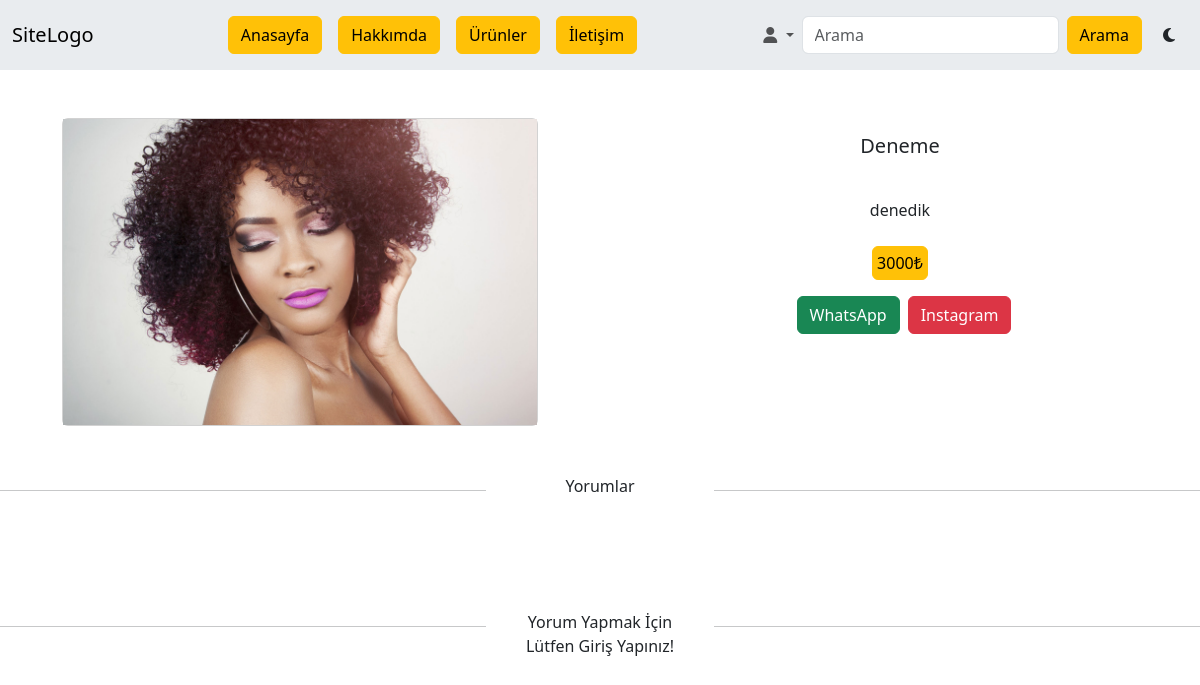
The page /urundetay/3 on the database as committed earlier.
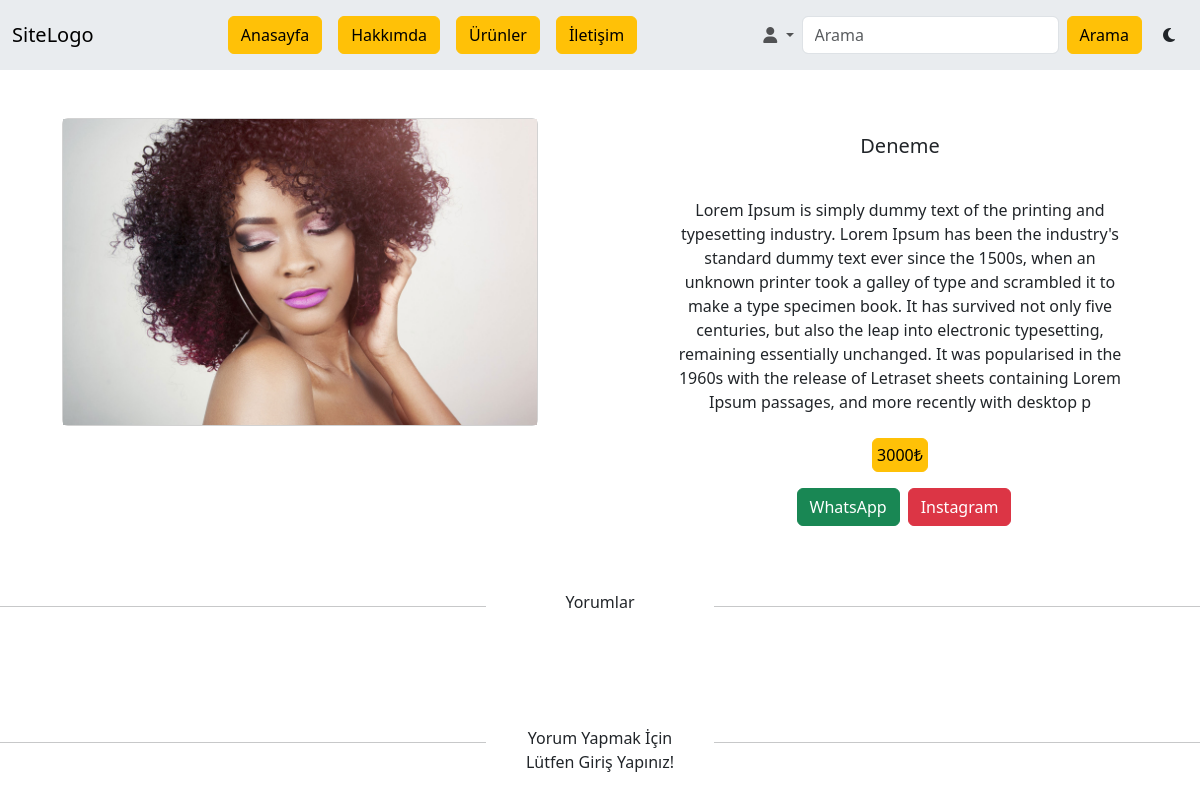
The same page on the database as committed later.
### siteApp/models.py (models this page shows, shortened)
class Tasarim(models.Model):
    image = models.ImageField(("Resim Dosya"), upload_to="", height_field=None, width_field=None, max_length=None)
    fiyat = models.IntegerField(("Fiyat"), blank=True)
    sanatci = models.ForeignKey(User, verbose_name=("Sanatci"), on_delete=models.CASCADE)
    sanatEseriBaslik = models.CharField(("Sanat Eseri Başlığı"), max_length=500)
    sanatEseriAciklamasi = models.TextField(("Sanat Eseri İçeriği"), max_length=500)
    createdAt = models.DateTimeField(("Oluşturulma Tarihi"), auto_now=True)

### siteApp/views.py (the view)
# urls.py: path('urundetay/<urunId>', urundetay, name="urundetay"),
def urundetay(request, urunId):
    urunDetay = {}
    dbFilter = Tasarim.objects.filter(id = urunId).first()
    urunDetay['urunDetayi'] = dbFilter
    if request.method == "POST":
        yorumBaslik = request.POST.get('yorumBaslik')
        yorumIcerik = request.POST.get('yorumIcerik')
        YorumYap.objects.create(urun = dbFilter, yorumSahibi = request.user, yorumBaslik = yorumBaslik, yorumIcerik = yorumIcerik)
        return redirect('urundetay', urunId)
    urunveyorum = YorumYap.objects.filter(urun__id = urunId).all()
    urunDetay["yorumlar"] = urunveyorum
    return render(request, "urundetay.html" , urunDetay)

### siteApp/templates/urundetay.html (shortened to what this page needs)
{% extends "base.html" %}
{% block site-icerik %}
<div class="row mt-5 justify-content-around m-0">
    <div class="col-md-5">
        <div class="card" style="max-width: 36rem;">
            <div class="bg-image hover-overlay ripple rounded-0" data-mdb-ripple-color="light">
                <img class="img-fluid" src=/{{urunDetayi.image}} alt="Card image cap" />
            </div>
        </div>
    </div>
    <div class="col-md-5">
        <div class="card border-0">
            <div class="card-body d-flex flex-row justify-content-center">
                <div>
                    <h5 class="card-title font-weight-bold mb-2">{{urunDetayi.sanatEseriBaslik}}</h5>
                </div>
            </div>
            <div class="card-body text-center">
                <p class="card-text">
                    {{urunDetayi.sanatEseriAciklamasi}}
                </p>
                <div class="d-flex justify-content-center align-items-center text-center">
                    <button class="btn btn-warning p-md-1 my-1 text-decoration-none mb-3 mt-2" role="button">
                        {{urunDetayi.fiyat}}₺
                    </button>
                </div>
                <div class="d-flex justify-content-center">
                    <button class="btn btn-success mx-2">WhatsApp</button>
                    <button class="btn btn-danger">Instagram</button>
                </div>
            </div>
        </div>
    </div>
</div>
<div class="row justify-content-center mt-5">
    <div class="col-md-5">
        <hr>
    </div>
        <div class="col-md-2">
            <p class="text-center">Yorumlar</p>
        </div>
        <div class="col-md-5">
            <hr>
        </div>
</div>
<div class="row mt-5">
    <div class="col-md-12">
{% if request.user.is_authenticated %}
<div class="row justify-content-center mt-5">
    <div class="col-md-5">
        <hr>
    </div>
        <div class="col-md-2">
            <p class="text-center">Yorum Yap</p>
        </div>
        <div class="col-md-5">
            <hr>
        </div>
</div>
{% else %}
<div class="row justify-content-center mt-5">
    <div class="col-md-5">
        <hr>
    </div>
        <div class="col-md-2">
            <p class="text-center">Yorum Yapmak İçin Lütfen Giriş Yapınız!</p>
        </div>
        <div class="col-md-5">
            <hr>
        </div>
</div>
{% endif %}
{% endblock site-icerik %}

Rows that differ between the two databases and show on the page:
changed Tasarim "Deneme": sanatEseriAciklamasi "denedik" → "Lorem Ipsum is simply dummy text of the printing and typesetting industry. Lorem Ipsum has been the industry's standard dummy text ever since the 1500s, when an unknown printer took a galley of type and scrambled it to make a type specimen book. It has survived not only five centuries, but also the leap into electronic typesetting, remaining essentially unchanged. It was popularised in the 1960s with the release of Letraset sheets containing Lorem Ipsum passages, and more recently with desktop p"
